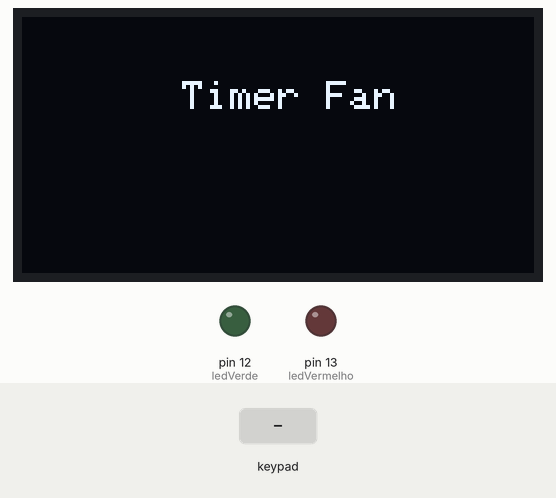
The program below on a simulated Arduino Uno, built with avr-gcc and run on an emulated ATmega328P. Parts: 128×64 one-colour display, output pins drawn as LEDs (lit = HIGH). Inputs (shaded band) come from the test bench.

Above: at 0.1 s.
At 3.3 s:
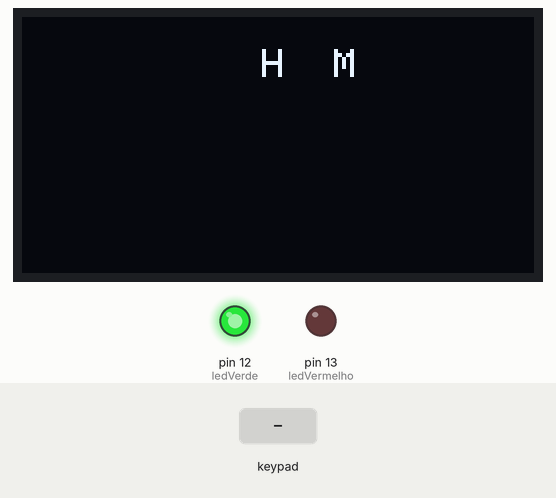
3.4 s: key 'i' pressed
6.4 s: key 's' pressed
At 6.9 s:
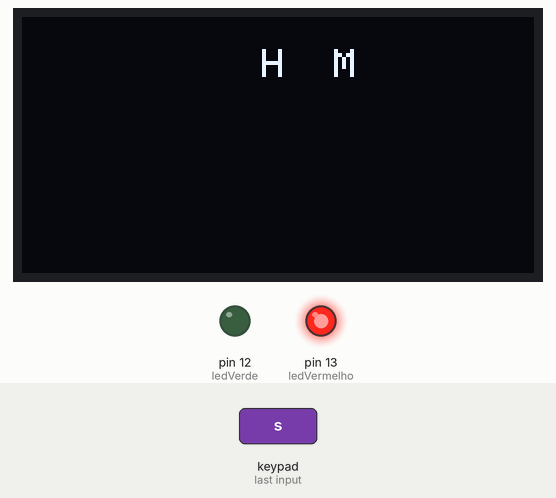
Timing chart, 0 to 9.4 s (numbered marks = the images above; inputs shaded):
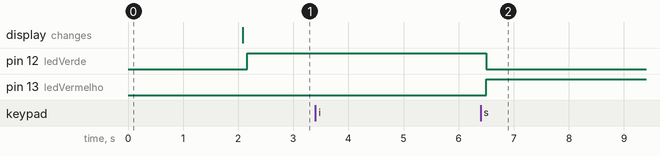

The program:

main.cpp
```cpp
#include <Arduino.h>
#include <Wire.h>
#include <Adafruit_GFX.h>
#include <Adafruit_SSD1306.h>
#include <Adafruit_I2CDevice.h>
#include <Keypad.h>

unsigned long time;

unsigned long calcMin;
unsigned long calcHour;
int timeHour;
int timeMin;
unsigned long calcTemp;


const int ledVerde = 12;
const int ledVermelho = 13;

Adafruit_SSD1306 display = Adafruit_SSD1306();

byte LinePin[] = {10, 9, 8};

byte ColumnPin[] = {11};

char keys[3][1] = {
    {'i'},
    {'d'},
    {'s'}};

char valueKey;

Keypad keyBord = Keypad{makeKeymap(keys), LinePin, ColumnPin, 3, 1};

// Ajusta o tempo do timer

void setTimer(int value)
{

  if (value == 1)
  {

    if (timeMin < 60)
    {

      timeMin += 1;
    }
    else if (timeMin >= 60)
    {

      timeMin = 0;
      timeHour += 1;
    }
  }
  else if (value == 2)
  {

    if (timeMin > 0)
    {

      timeMin -= 1;
    }
    else if (timeHour == 0 && timeMin == 0)
    {

      timeHour = 0;
      timeMin = 0;
    }
    else if (timeMin == 0)
    {

      timeMin = 60;
      timeHour -= 1;
    }
  }
  else if (value == 3)
  {

    calcHour = timeHour * 3600000;

    calcMin = timeMin * 60000;

    calcTemp = (calcHour + calcMin) + time;

    timeHour = 0;
    timeMin = 0;

  }
}

// Verifica se o tempo atual é igual o tempo do timer

bool compareTime()
{

  if (calcTemp <= time)
  {

    return true;
  }
  else
  {

    return false;
  }
}


// Atribui uma ação para cada botão

void actionKey()
{

  if (valueKey == 'i')
  {
    setTimer(1);
  }

  if (valueKey == 'd')
  {

    setTimer(2);
  }

  if (valueKey == 's')
  {

    setTimer(3);
  }
}

void setup()
{

  timeHour = 0;
  timeMin = 0;

  String HourConv = String(timeHour);
  String minConv = String(timeMin);
  //Inincializa o Wire
  Wire.begin();
  //Inicializa o display com endereço I2C 0x3c
  display.begin(SSD1306_SWITCHCAPVCC, 0x3C);
  display.setTextColor(WHITE); //Define a Cor do Texto
  display.setTextSize(1);      //Define o tamanho do Texto
  display.clearDisplay();      //Limpa o display

  pinMode(ledVerde, OUTPUT);
  pinMode(ledVermelho, OUTPUT);


  display.setCursor(40, 16);

  display.print("Timer Fan");

  display.display();
  delay(2000);

  display.clearDisplay();


  display.setCursor(60, 8);

  display.print("H  M");

  display.display();

  display.setCursor(60, 16);

  display.print(HourConv + " " + minConv);

  display.display();

  display.clearDisplay();


  Serial.begin(9600);
}

void loop()
{
  time = millis();

  String HourConv = String(timeHour);
  String minConv = String(timeMin);


  valueKey = keyBord.getKey();

    actionKey();

  if (valueKey != ' ')
  {

    display.setCursor(60, 8);

    display.print("H  M");

    display.display();

    display.setCursor(60, 16);

    display.print(HourConv + " " + minConv);

    display.display();

    display.clearDisplay();
  }


  // Verifica se horário atual é igual a do timer

  if (compareTime() == true)
  {

    digitalWrite(ledVerde, HIGH);
    digitalWrite(ledVermelho, LOW);
  }
  else
  {

    digitalWrite(ledVermelho, HIGH);
    digitalWrite(ledVerde, LOW);
  }
}
```

Measured:
- after the input at 3.4 s, every drawn part: stays the same
- after the input at 6.4 s, pin 12 (ledVerde): HIGH → LOW after 0.10 s; pin 13 (ledVermelho): LOW → HIGH after 0.10 s
